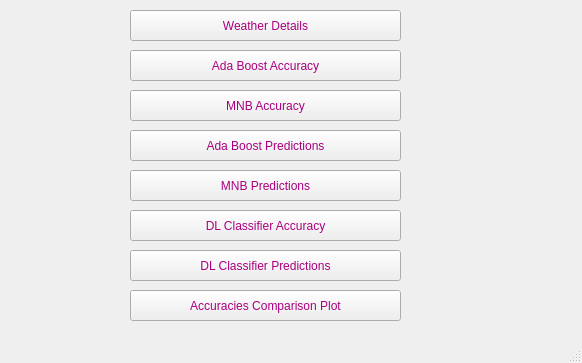
<?xml version="1.0" encoding="UTF-8"?>
<ui version="4.0">
 <class>MainWindow</class>
 <widget class="QMainWindow" name="MainWindow">
  <property name="geometry">
   <rect>
    <x>0</x>
    <y>0</y>
    <width>582</width>
    <height>363</height>
   </rect>
  </property>
  <property name="windowTitle">
   <string>Solar Power Generation Forecasting on the Basis of Weather</string>
  </property>
  <property name="styleSheet">
   <string notr="true">color: rgb(170, 0, 127);
font: 75 12pt &quot;MS Shell Dlg 2&quot;;</string>
  </property>
  <widget class="QWidget" name="centralwidget">
   <widget class="QPushButton" name="pushButton">
    <property name="geometry">
     <rect>
      <x>130</x>
      <y>50</y>
      <width>271</width>
      <height>31</height>
     </rect>
    </property>
    <property name="text">
     <string>Ada Boost Accuracy</string>
    </property>
   </widget>
   <widget class="QPushButton" name="pushButton_2">
    <property name="geometry">
     <rect>
      <x>130</x>
      <y>90</y>
      <width>271</width>
      <height>31</height>
     </rect>
    </property>
    <property name="text">
     <string>MNB Accuracy</string>
    </property>
   </widget>
   <widget class="QPushButton" name="pushButton_3">
    <property name="geometry">
     <rect>
      <x>130</x>
      <y>130</y>
      <width>271</width>
      <height>31</height>
     </rect>
    </property>
    <property name="text">
     <string>Ada Boost Predictions</string>
    </property>
   </widget>
   <widget class="QPushButton" name="pushButton_4">
    <property name="geometry">
     <rect>
      <x>130</x>
      <y>170</y>
      <width>271</width>
      <height>31</height>
     </rect>
    </property>
    <property name="text">
     <string>MNB Predictions</string>
    </property>
   </widget>
   <widget class="QPushButton" name="pushButton_5">
    <property name="geometry">
     <rect>
      <x>130</x>
      <y>10</y>
      <width>271</width>
      <height>31</height>
     </rect>
    </property>
    <property name="text">
     <string>Weather Details</string>
    </property>
   </widget>
   <widget class="QPushButton" name="pushButton_8">
    <property name="geometry">
     <rect>
      <x>130</x>
      <y>250</y>
      <width>271</width>
      <height>31</height>
     </rect>
    </property>
    <property name="text">
     <string>DL Classifier Predictions</string>
    </property>
   </widget>
   <widget class="QPushButton" name="pushButton_10">
    <property name="geometry">
     <rect>
      <x>130</x>
      <y>290</y>
      <width>271</width>
      <height>31</height>
     </rect>
    </property>
    <property name="text">
     <string>Accuracies Comparison Plot</string>
    </property>
   </widget>
   <widget class="QPushButton" name="pushButton_11">
    <property name="geometry">
     <rect>
      <x>130</x>
      <y>210</y>
      <width>271</width>
      <height>31</height>
     </rect>
    </property>
    <property name="text">
     <string>DL Classifier Accuracy</string>
    </property>
   </widget>
  </widget>
  <widget class="QStatusBar" name="statusbar"/>
 </widget>
 <resources/>
 <connections/>
</ui>
